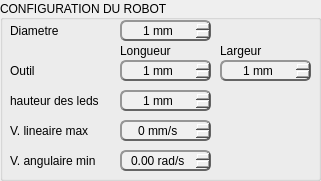
   <widget class="QGroupBox" name="config_robot">
    <property name="geometry">
     <rect>
      <x>30</x>
      <y>100</y>
      <width>321</width>
      <height>181</height>
     </rect>
    </property>
    <property name="font">
     <font>
      <bold>false</bold>
     </font>
    </property>
    <property name="title">
     <string>CONFIGURATION DU ROBOT</string>
    </property>
    <property name="alignment">
     <set>Qt::AlignLeading|Qt::AlignLeft|Qt::AlignVCenter</set>
    </property>
    <widget class="QLabel" name="diameter_label">
     <property name="geometry">
      <rect>
       <x>10</x>
       <y>20</y>
       <width>90</width>
       <height>21</height>
      </rect>
     </property>
     <property name="text">
      <string>Diametre </string>
     </property>
    </widget>
    <widget class="QLabel" name="tool_label">
     <property name="geometry">
      <rect>
       <x>10</x>
       <y>60</y>
       <width>100</width>
       <height>21</height>
      </rect>
     </property>
     <property name="text">
      <string>Outil </string>
     </property>
    </widget>
    <widget class="QLabel" name="tool_length_label">
     <property name="geometry">
      <rect>
       <x>120</x>
       <y>40</y>
       <width>100</width>
       <height>21</height>
      </rect>
     </property>
     <property name="text">
      <string>Longueur</string>
     </property>
     <property name="alignment">
      <set>Qt::AlignLeading|Qt::AlignLeft|Qt::AlignVCenter</set>
     </property>
    </widget>
    <widget class="QLabel" name="tool_width_label">
     <property name="geometry">
      <rect>
       <x>220</x>
       <y>40</y>
       <width>100</width>
       <height>21</height>
      </rect>
     </property>
     <property name="text">
      <string>Largeur</string>
     </property>
     <property name="alignment">
      <set>Qt::AlignLeading|Qt::AlignLeft|Qt::AlignVCenter</set>
     </property>
    </widget>
    <widget class="QLabel" name="height_led_label">
     <property name="geometry">
      <rect>
       <x>10</x>
       <y>90</y>
       <width>100</width>
       <height>21</height>
      </rect>
     </property>
     <property name="text">
      <string>hauteur des leds </string>
     </property>
    </widget>
    <widget class="QLabel" name="lin_vel_max_label">
     <property name="geometry">
      <rect>
       <x>10</x>
       <y>120</y>
       <width>100</width>
       <height>21</height>
      </rect>
     </property>
     <property name="text">
      <string>V. lineaire max </string>
     </property>
    </widget>
    <widget class="QLabel" name="ang_vel_min_label">
     <property name="geometry">
      <rect>
       <x>10</x>
       <y>150</y>
       <width>100</width>
       <height>21</height>
      </rect>
     </property>
     <property name="text">
      <string>V. angulaire min</string>
     </property>
    </widget>
    <widget class="QSpinBox" name="diameter">
     <property name="geometry">
      <rect>
       <x>120</x>
       <y>20</y>
       <width>91</width>
       <height>21</height>
      </rect>
     </property>
     <property name="styleSheet">
      <string notr="true">QSpinBox
{
	border-style: outset;
	border-width: 2px;
	border-radius: 6px;
	border-color: rgb(100, 100, 100);
	background-color: rgb(240, 240, 240);
}

QSpinBox:hover
{
	border-color: rgb(255, 0, 0);
}</string>
     </property>
     <property name="alignment">
      <set>Qt::AlignCenter</set>
     </property>
     <property name="suffix">
      <string> mm</string>
     </property>
     <property name="minimum">
      <number>1</number>
     </property>
     <property name="maximum">
      <number>1000</number>
     </property>
    </widget>
    <widget class="QSpinBox" name="toolLength">
     <property name="geometry">
      <rect>
       <x>120</x>
       <y>60</y>
       <width>91</width>
       <height>21</height>
      </rect>
     </property>
     <property name="styleSheet">
      <string notr="true">QSpinBox
{
	border-style: outset;
	border-width: 2px;
	border-radius: 6px;
	border-color: rgb(100, 100, 100);
	background-color: rgb(240, 240, 240);
}

QSpinBox:hover
{
	border-color: rgb(255, 0, 0);
}</string>
     </property>
     <property name="alignment">
      <set>Qt::AlignCenter</set>
     </property>
     <property name="suffix">
      <string> mm</string>
     </property>
     <property name="minimum">
      <number>1</number>
     </property>
     <property name="maximum">
      <number>2000</number>
     </property>
     <property name="displayIntegerBase">
      <number>10</number>
     </property>
    </widget>
    <widget class="QSpinBox" name="toolWidth">
     <property name="geometry">
      <rect>
       <x>220</x>
       <y>60</y>
       <width>91</width>
       <height>21</height>
      </rect>
     </property>
     <property name="styleSheet">
      <string notr="true">QSpinBox
{
	border-style: outset;
	border-width: 2px;
	border-radius: 6px;
	border-color: rgb(100, 100, 100);
	background-color: rgb(240, 240, 240);
}

QSpinBox:hover
{
	border-color: rgb(255, 0, 0);
}</string>
     </property>
     <property name="alignment">
      <set>Qt::AlignCenter</set>
     </property>
     <property name="suffix">
      <string> mm</string>
     </property>
     <property name="minimum">
      <number>1</number>
     </property>
     <property name="maximum">
      <number>2000</number>
     </property>
     <property name="displayIntegerBase">
      <number>10</number>
     </property>
    </widget>
    <widget class="QSpinBox" name="ledHigh">
     <property name="geometry">
      <rect>
       <x>120</x>
       <y>90</y>
       <width>91</width>
       <height>21</height>
      </rect>
     </property>
     <property name="styleSheet">
      <string notr="true">QSpinBox
{
	border-style: outset;
	border-width: 2px;
	border-radius: 6px;
	border-color: rgb(100, 100, 100);
	background-color: rgb(240, 240, 240);
}

QSpinBox:hover
{
	border-color: rgb(255, 0, 0);
}</string>
     </property>
     <property name="alignment">
      <set>Qt::AlignCenter</set>
     </property>
     <property name="suffix">
      <string> mm</string>
     </property>
     <property name="minimum">
      <number>1</number>
     </property>
     <property name="maximum">
      <number>2000</number>
     </property>
     <property name="displayIntegerBase">
      <number>10</number>
     </property>
    </widget>
    <widget class="QSpinBox" name="linearVelMax">
     <property name="geometry">
      <rect>
       <x>120</x>
       <y>120</y>
       <width>91</width>
       <height>21</height>
      </rect>
     </property>
     <property name="styleSheet">
      <string notr="true">QSpinBox
{
	border-style: outset;
	border-width: 2px;
	border-radius: 6px;
	border-color: rgb(100, 100, 100);
	background-color: rgb(240, 240, 240);
}

QSpinBox:hover
{
	border-color: rgb(255, 0, 0);
}</string>
     </property>
     <property name="alignment">
      <set>Qt::AlignCenter</set>
     </property>
     <property name="suffix">
      <string> mm/s</string>
     </property>
     <property name="minimum">
      <number>0</number>
     </property>
     <property name="maximum">
      <number>500</number>
     </property>
     <property name="value">
      <number>0</number>
     </property>
     <property name="displayIntegerBase">
      <number>10</number>
     </property>
    </widget>
    <widget class="QDoubleSpinBox" name="angularVelMin">
     <property name="geometry">
      <rect>
       <x>120</x>
       <y>150</y>
       <width>91</width>
       <height>21</height>
      </rect>
     </property>
     <property name="styleSheet">
      <string notr="true">QDoubleSpinBox
{
	border-style: outset;
	border-width: 2px;
	border-radius: 6px;
	border-color: rgb(100, 100, 100);
	background-color: rgb(240, 240, 240);
}

QDoubleSpinBox:hover
{
	border-color: rgb(255, 0, 0);
}</string>
     </property>
     <property name="alignment">
      <set>Qt::AlignCenter</set>
     </property>
     <property name="suffix">
      <string> rad/s</string>
     </property>
    </widget>
   </widget>
